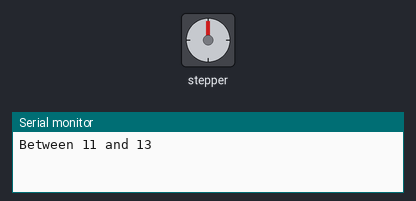
Simulated run of this sketch. Board: Arduino Uno, built with avr-gcc and run on an emulated ATmega328P. On the bench: stepper motor, the last lines printed to the serial monitor. The local clock reads 2024-03-15 10:24:30 at power-on unless the sketch sets it; stepper angles assume 2800 steps per turn.

Above: at 0.15 s.
At 9.8 s:
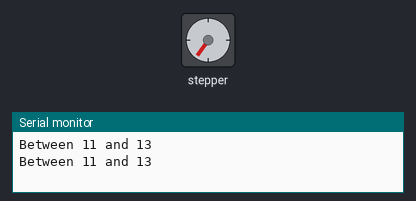
At 19.76 s:
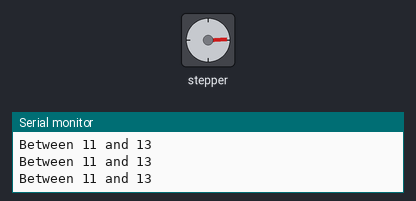
At 39.67 s:
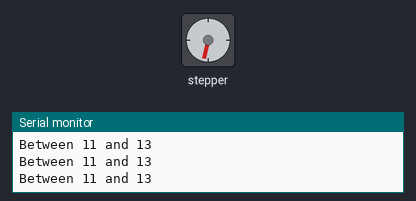
Timing chart, 0 to 40.0 s (numbered marks = the images above):
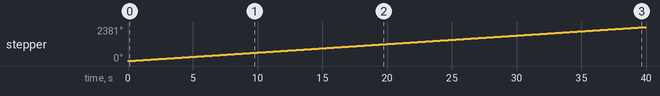

Measured:
- by itself, stepper: keeps turning clockwise at about 60°/s

The sketch:

fitbit.ino
```cpp
//Includes the Arduino Stepper Library
#include <Stepper.h>

// Time library
#include <Wire.h>
#include <DS3231.h>

// Create clock object
RTClib myRTC;

// Defines the number of steps per rotation
const int stepsPerRevolution = 2800;

// define start and end time
const int startTime = 10;
const int endTime = 12;

// Creates an instance of stepper class
// Pins entered in sequence IN1-IN3-IN2-IN4 for proper step sequence
Stepper myStepper = Stepper(stepsPerRevolution, 8, 10, 9, 11);

// function to check the current time and if between
void checkTime () {
  DateTime now = myRTC.now();
  //Serial.println(now.hour());
  if (now.hour() >= startTime && now.hour() <= endTime) {
    Serial.println("Between 11 and 13");
    // Step one revolution in one direction:
    //Serial.println("clockwise");
    myStepper.step(stepsPerRevolution);
  }
  else {
    Serial.println("Not time");
    //delay(60000);
  }
}

void setup() {
  Serial.begin(9600);
  Wire.begin();
  myStepper.setSpeed(10);
}

void loop() {
  // run checkTime which activates the stepper if its in the time range
  checkTime();
}
```
